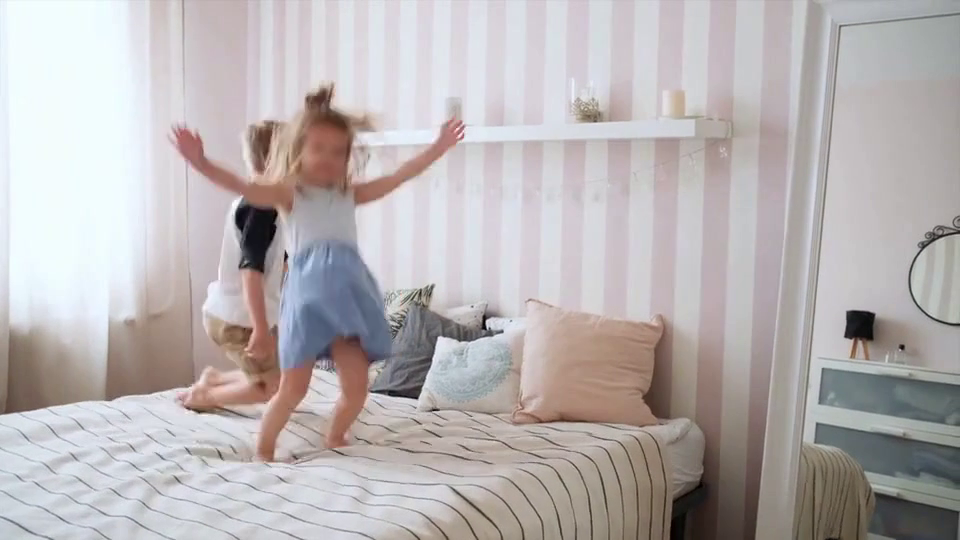
#> input picture frame 20 of blister_detector/sam2-main/notebooks/videos/bedroom.mp4, 960 x 540 px, given in place of the camera
$ python test_drill.py
#> lines starting #> are read from the running program, lines starting #| are printed output that depends on the picture
### code/blister_detector/detector.py
import cv2
import numpy as np
import os
from config import MIN_AREA, MIN_ASPECT_RATIO, MAX_ASPECT_RATIO, MIN_ELLIPSE_SCORE, CONTOUR_COLOR, CONTOUR_THICKNESS
import predictor

# [13 lines left out: functions imread_unicode, imwrite_unicode, not called in this run]

def get_pill_boundary(image_rgb) -> list:
    """Processes an RGB image array and returns a list of pill boundary coordinates."""
    masks_data = predictor.get_masks(image_rgb)

    detected_contours = []

    for mask_dict in masks_data:
        seg = mask_dict['segmentation']

        # Convert bool mask to uint8
        mask_uint8 = (seg * 255).astype(np.uint8)

        contours, _ = cv2.findContours(mask_uint8, cv2.RETR_EXTERNAL, cv2.CHAIN_APPROX_SIMPLE)

        for contour in contours:
            area = cv2.contourArea(contour)
            if area < MIN_AREA:
                continue

            x, y, w, h = cv2.boundingRect(contour)
            aspect_ratio = w / float(h)

            if not (MIN_ASPECT_RATIO <= aspect_ratio <= MAX_ASPECT_RATIO):
                continue

            # Ellipse score check (if applicable)
            if len(contour) >= 5:
                ellipse = cv2.fitEllipse(contour)
                (ex, ey), (ew, eh), angle = ellipse
                ellipse_area = np.pi * (ew / 2) * (eh / 2)
                if ellipse_area > 0:
                    area_ratio = min(area, ellipse_area) / max(area, ellipse_area)
                    if area_ratio < MIN_ELLIPSE_SCORE:
                        continue

            # It's a valid blister
            detected_contours.append(contour)

    # Extract coordinate lists
    coords_list = []
    for contour in detected_contours:
        # contour shape is (N, 1, 2)
        pts = [(int(pt[0][0]), int(pt[0][1])) for pt in contour]
        coords_list.append(pts)

    return coords_list, detected_contours

# [24 lines left out: function detect_blisters, not called in this run]

### code/test_drill.py
import cv2
import sys
import os
import socket
import time

# Ensure we can import the blister detector
sys.path.append(os.path.join(os.path.dirname(__file__), 'blister_detector'))
try:
    from detector import get_pill_boundary
except ImportError as e:
    print(f"Error importing detector: {e}")
    sys.exit(1)

# Configuration Parameters
PIXEL_TO_STEP_RATIO = 1.0  # Number of CNC steps per image pixel. Tweak this!
DRY_RUN = False             # Set to False to actually move the motors
CNC_HOST = '127.0.0.1'
CNC_PORT = 7500
DRAG_DELAY = 0.05          # Delay in seconds between boundary steps

# State tracker for absolute CNC position relative to origin (camera center)
current_x_step = 0
current_y_step = 0

# [68 lines left out: functions get_mcu_socket, move_axis, move_to_pixel, not called in this run]

def test_drill():
    global current_x_step, current_y_step

    print("[1] Opening Camera 1...")
    cap = cv2.VideoCapture(1)
    if not cap.isOpened():
        print("[!] Failed to open Camera 1. Trying Camera 0...")
        cap = cv2.VideoCapture(0)
        if not cap.isOpened():
            print("[!] Failed to open any camera.")
            return

    # Warm up camera
    for _ in range(10):
        cap.read()
#> this loop made 10 passes
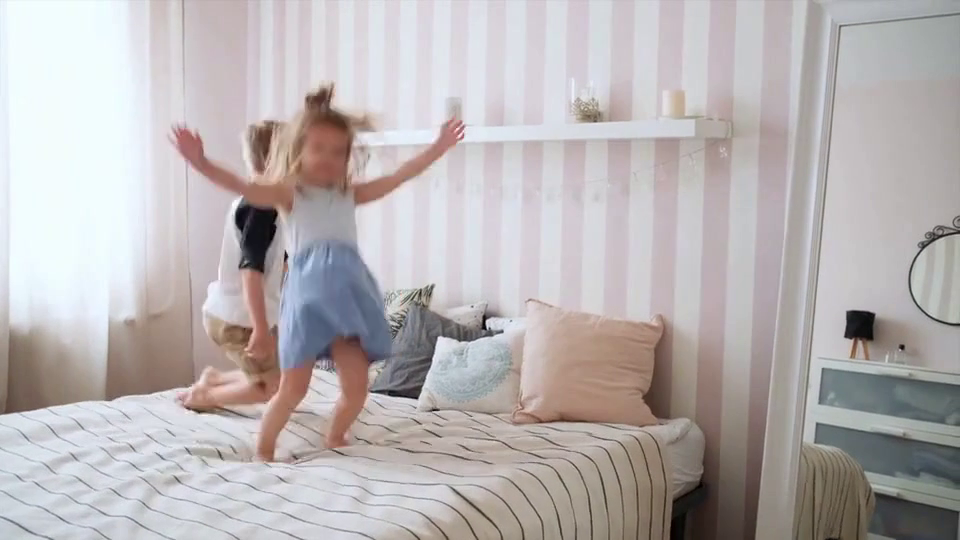
#> input picture frame 20 of blister_detector/sam2-main/notebooks/videos/bedroom.mp4, 960 x 540 px, given in place of the camera
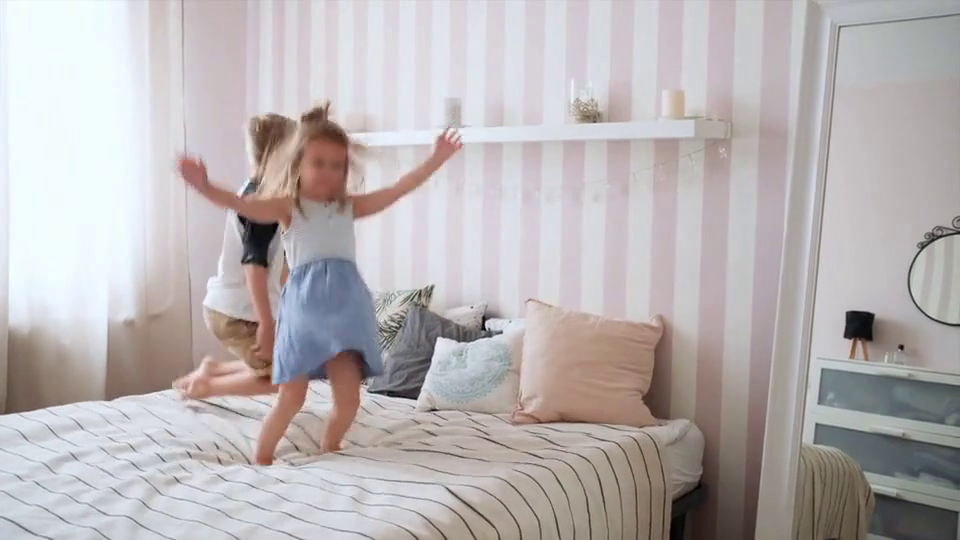
#> input picture frame 21 of blister_detector/sam2-main/notebooks/videos/bedroom.mp4, 960 x 540 px, given in place of the camera

    ret, frame = cap.read()
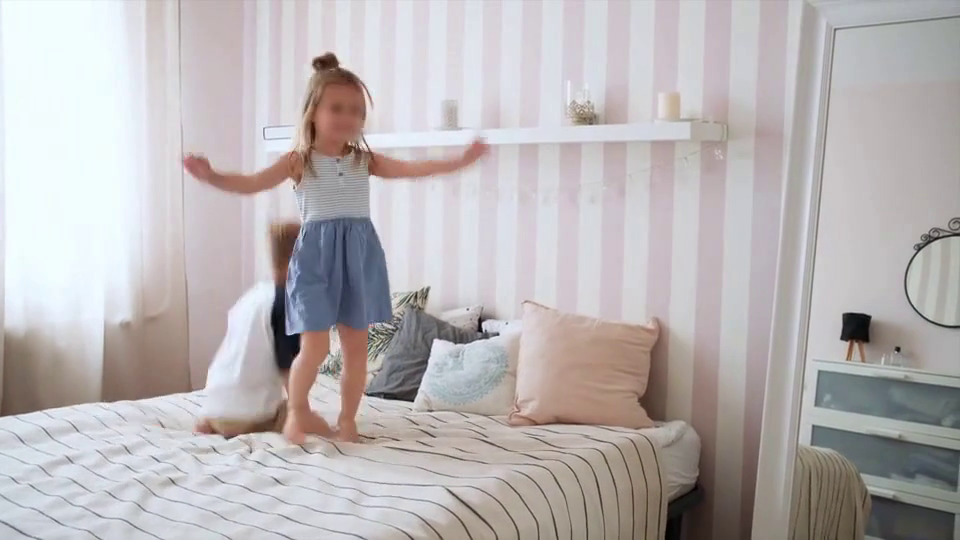
#> input picture frame 30 of blister_detector/sam2-main/notebooks/videos/bedroom.mp4, 960 x 540 px, given in place of the camera
#> frame is the input picture: shape (540, 960, 3); mean B, G, R 181.3, 180.4, 185.4
    if not ret:
        print("[!] Failed to capture frame.")
        cap.release()
        return

    height, width, _ = frame.shape
#> height = 540; width = 960
    cx, cy = width // 2, height // 2
#> cx = 480; cy = 270
    print(f"[2] Captured frame ({width}x{height}). Center point: ({cx}, {cy})")
#| [2] Captured frame (960x540). Center point: (480, 270)

    # Save debug image
    cv2.imwrite("debug_capture.jpg", frame)

    print("[3] Analyzing for medicine boundaries...")
    image_rgb = cv2.cvtColor(frame, cv2.COLOR_BGR2RGB)

    # Run detector
    try:
        coords_list, contours = get_pill_boundary(image_rgb)
    except Exception as e:
        print(f"[!] Exception during get_pill_boundary: {e}")
        cap.release()
        return

    if not contours:
        print("[-] No medicine boundaries detected in view.")
        cap.release()
        return

    print(f"[+] Found {len(contours)} potential medicine boundaries.")

    # Just take the largest contour for the test
    target_contour = max(contours, key=cv2.contourArea)
    area = cv2.contourArea(target_contour)
    print(f"[+] Selected largest boundary with area: {area}")

    # Draw contour on debug image and save
    cv2.drawContours(frame, [target_contour], -1, (0, 255, 0), 2)
    cv2.imwrite("debug_segmented.jpg", frame)
    print("[+] Saved 'debug_segmented.jpg' for verification.")

    print("\n--- INITIATING CNC SEQUENCE ---\n")

    # Step 1: Retract Z by 2 steps to ensure it is clear
    print("[CNC] Retracting Z-axis by 2 steps")
    move_axis('Z', -2)

    # Step 2: Move to the starting point of the boundary contour
    start_pt = target_contour[0][0]
    print(f"[CNC] Moving to start boundary point: ({start_pt[0]}, {start_pt[1]})")
    move_to_pixel(start_pt[0], start_pt[1], cx, cy)

    # Step 3: Thrust Z-axis down by 2 steps to pierce
    print("[CNC] Thrusting Z-axis down by 2 steps (PIERCE)")
    time.sleep(0.5)
    move_axis('Z', 2)
    time.sleep(0.5)

    # Step 4: Trace the boundary contour
    print(f"[CNC] Tracing boundary ({len(target_contour)} points)...")
    for idx, pt_arr in enumerate(target_contour[1:]):
        pt = pt_arr[0]
        move_to_pixel(pt[0], pt[1], cx, cy)
        time.sleep(DRAG_DELAY)

        if idx % 10 == 0:
            print(f"      Tracing... progress {idx}/{len(target_contour)}")

    # Step 5: Retract Z-axis by 2 steps to lift the drill
    print("[CNC] Retracting Z-axis by 2 steps (LIFT)")
    move_axis('Z', -2)
    time.sleep(0.5)

    # Step 6: Return to origin
    print("[CNC] Returning to origin...")
    move_to_pixel(cx, cy, cx, cy)

    print("\n--- CNC SEQUENCE COMPLETE ---\n")
    cap.release()

if __name__ == "__main__":
    import argparse
    parser = argparse.ArgumentParser()
    parser.add_argument("--live", action="store_true", help="Run live with real motor movements")
    args = parser.parse_args()

    if args.live:
        DRY_RUN = False
        print("!!! RUNNING IN LIVE MODE !!!")
    else:
        DRY_RUN = True
        print("--- RUNNING IN DRY-RUN MODE (pass --live to actuate motors) ---")

    test_drill()
#> (the call stopped at in get_pill_boundary, `masks_data = predictor.get_masks(image_rgb)`: predictor is not available in this run)

$ run again, starting later in the video
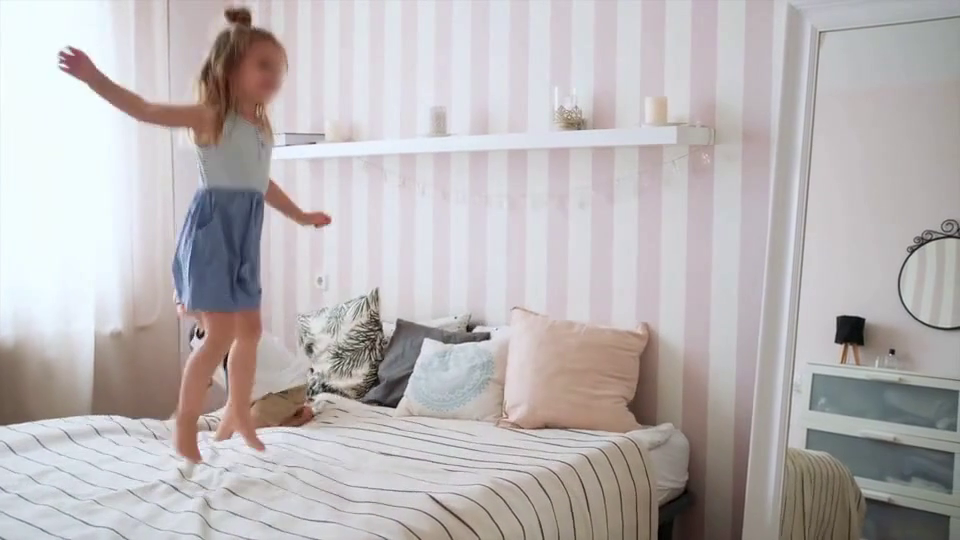
#> input picture frame 90 of blister_detector/sam2-main/notebooks/videos/bedroom.mp4, 960 x 540 px, given in place of the camera
#> the loop in test_drill, `for _ in range(10):` made 10 passes
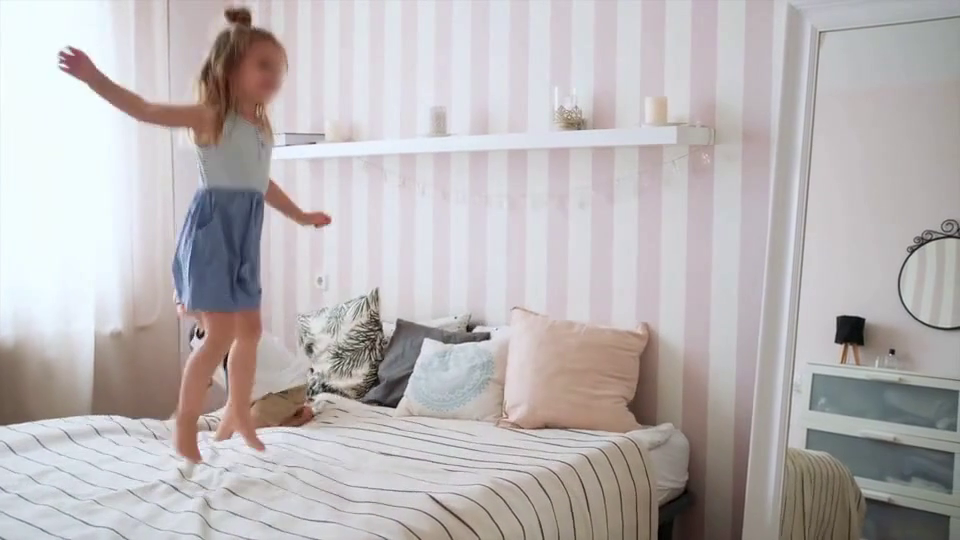
#> input picture frame 90 of blister_detector/sam2-main/notebooks/videos/bedroom.mp4, 960 x 540 px, given in place of the camera
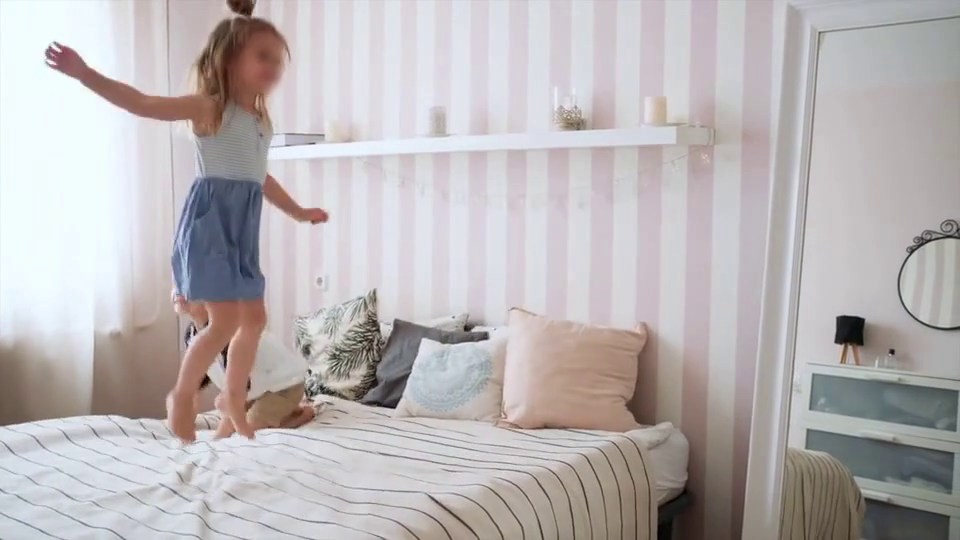
#> input picture frame 91 of blister_detector/sam2-main/notebooks/videos/bedroom.mp4, 960 x 540 px, given in place of the camera
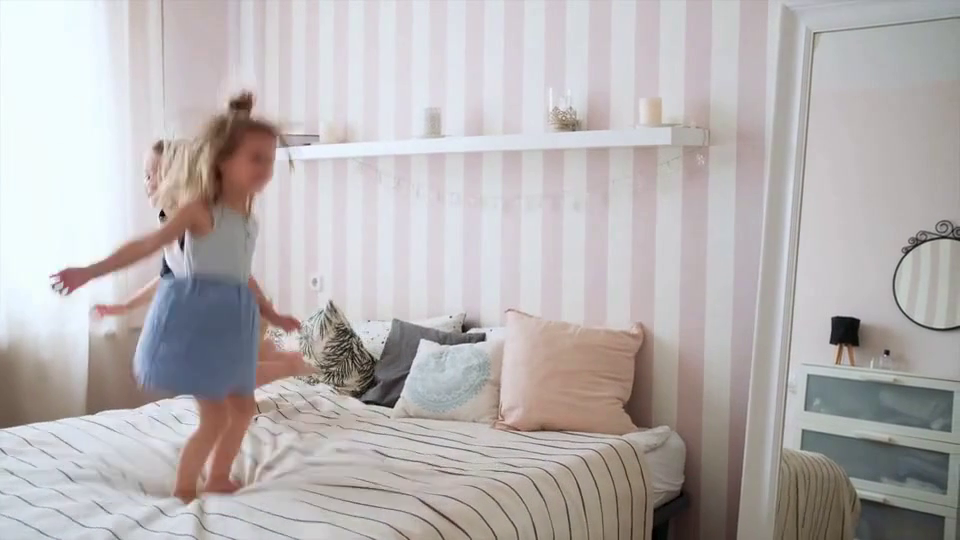
#> input picture frame 100 of blister_detector/sam2-main/notebooks/videos/bedroom.mp4, 960 x 540 px, given in place of the camera
#> in test_drill, frame is the input picture: shape (540, 960, 3); mean B, G, R 178.7, 178.4, 183.2
#| [2] Captured frame (960x540). Center point: (480, 270)

$ run again, starting later in the video
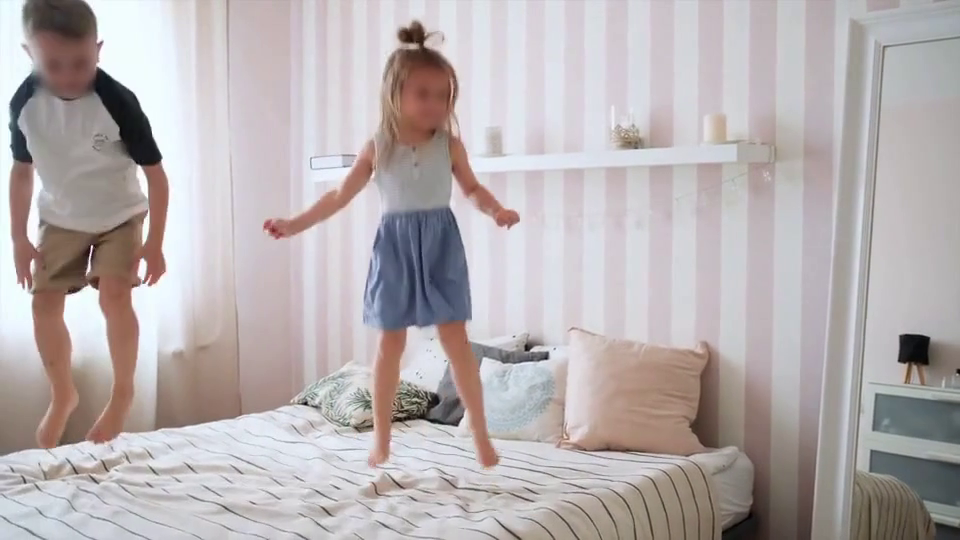
#> input picture frame 160 of blister_detector/sam2-main/notebooks/videos/bedroom.mp4, 960 x 540 px, given in place of the camera
#> the loop in test_drill, `for _ in range(10):` made 10 passes
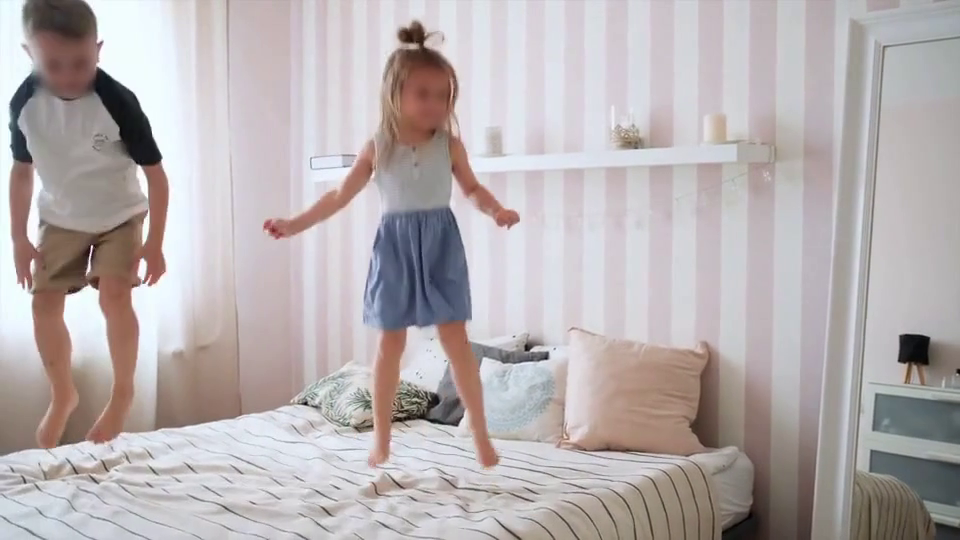
#> input picture frame 160 of blister_detector/sam2-main/notebooks/videos/bedroom.mp4, 960 x 540 px, given in place of the camera
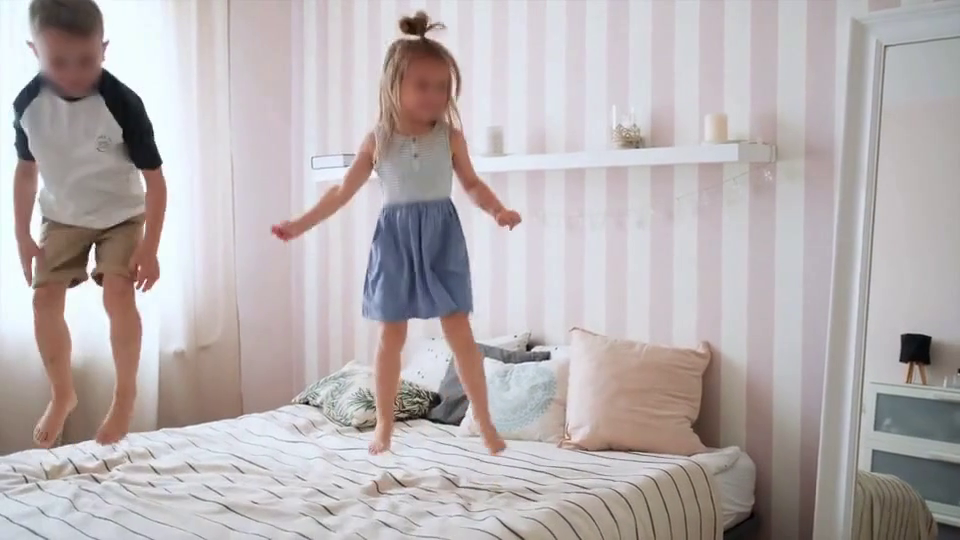
#> input picture frame 161 of blister_detector/sam2-main/notebooks/videos/bedroom.mp4, 960 x 540 px, given in place of the camera
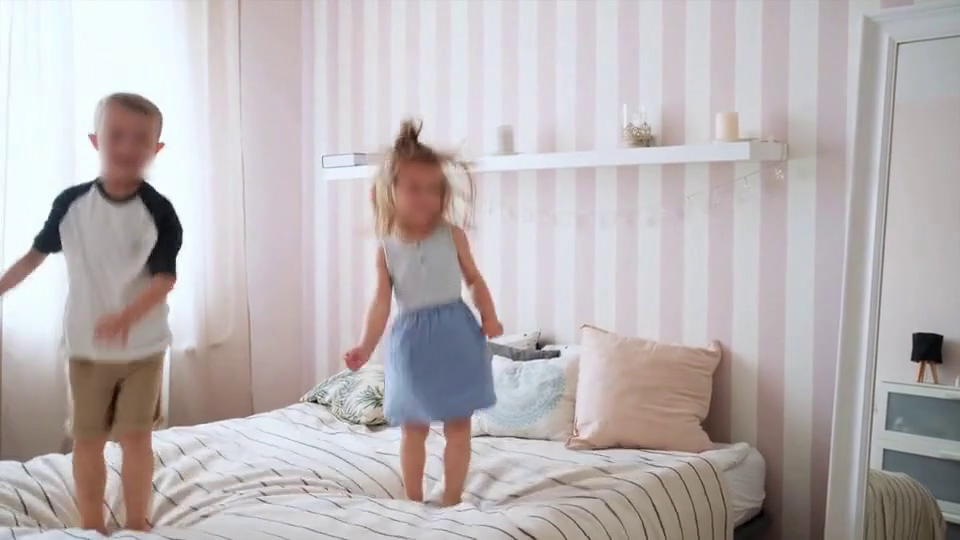
#> input picture frame 170 of blister_detector/sam2-main/notebooks/videos/bedroom.mp4, 960 x 540 px, given in place of the camera
#> in test_drill, frame is the input picture: shape (540, 960, 3); mean B, G, R 180.9, 179.7, 186.4
#| [2] Captured frame (960x540). Center point: (480, 270)
